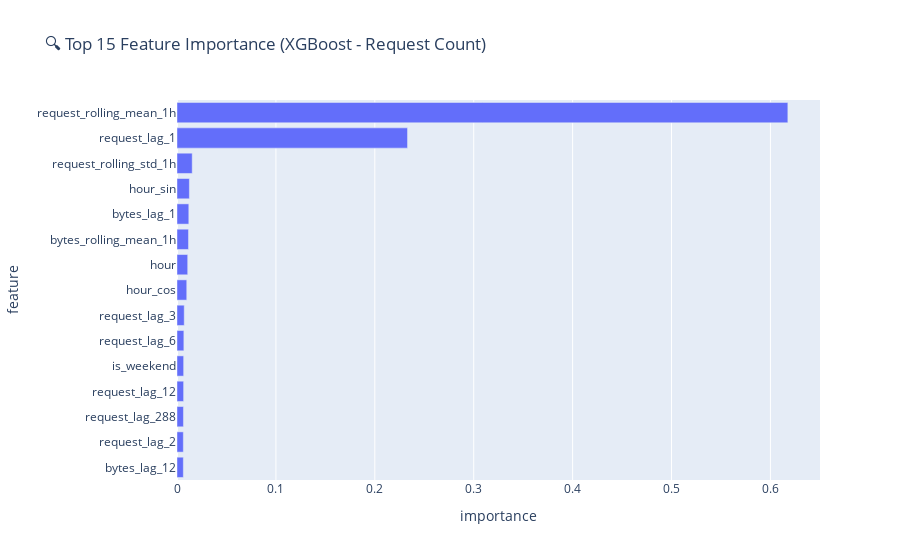

The code cell stored with this chart in its notebook:
### Markdown cell above
### 7.3 XGBoost Feature Importance

### Code cell
# Feature importance for Request Count model
importance_df = pd.DataFrame({
    'feature': feature_cols,
    'importance': xgb_requests.feature_importances_
}).sort_values('importance', ascending=False)

fig = px.bar(importance_df.head(15), x='importance', y='feature', 
             orientation='h', title='🔍 Top 15 Feature Importance (XGBoost - Request Count)')
fig.update_layout(yaxis={'categoryorder':'total ascending'})
fig.show()

### Figure 1 — Plotly figure (JSON) as saved in the notebook; plotly's stock layout.template omitted (floating-point values rounded to 4 significant figures)
{"data": [{"alignmentgroup": "True", "hovertemplate": "importance=%{x}<br>feature=%{y}<extra></extra>", "legendgroup": "", "marker": {"color": "#636efa", "pattern": {"shape": ""}}, "name": "", "offsetgroup": "", "orientation": "h", "showlegend": false, "textposition": "auto", "type": "bar", "x": [0.6176, 0.2331, 0.01538, 0.01252, 0.01194, 0.01161, 0.01082, 0.009857, 0.007313, 0.006934, 0.006721, 0.006697, 0.00652, 0.00641, 0.006405], "xaxis": "x", "y": ["request_rolling_mean_1h", "request_lag_1", "request_rolling_std_1h", "hour_sin", "bytes_lag_1", "bytes_rolling_mean_1h", "hour", "hour_cos", "request_lag_3", "request_lag_6", "is_weekend", "request_lag_12", "request_lag_288", "request_lag_2", "bytes_lag_12"], "yaxis": "y"}], "layout": {"barmode": "relative", "legend": {"tracegroupgap": 0}, "title": {"text": "🔍 Top 15 Feature Importance (XGBoost - Request Count)"}, "xaxis": {"anchor": "y", "domain": [0, 1], "title": {"text": "importance"}}, "yaxis": {"anchor": "x", "categoryorder": "total ascending", "domain": [0, 1], "title": {"text": "feature"}}}}
